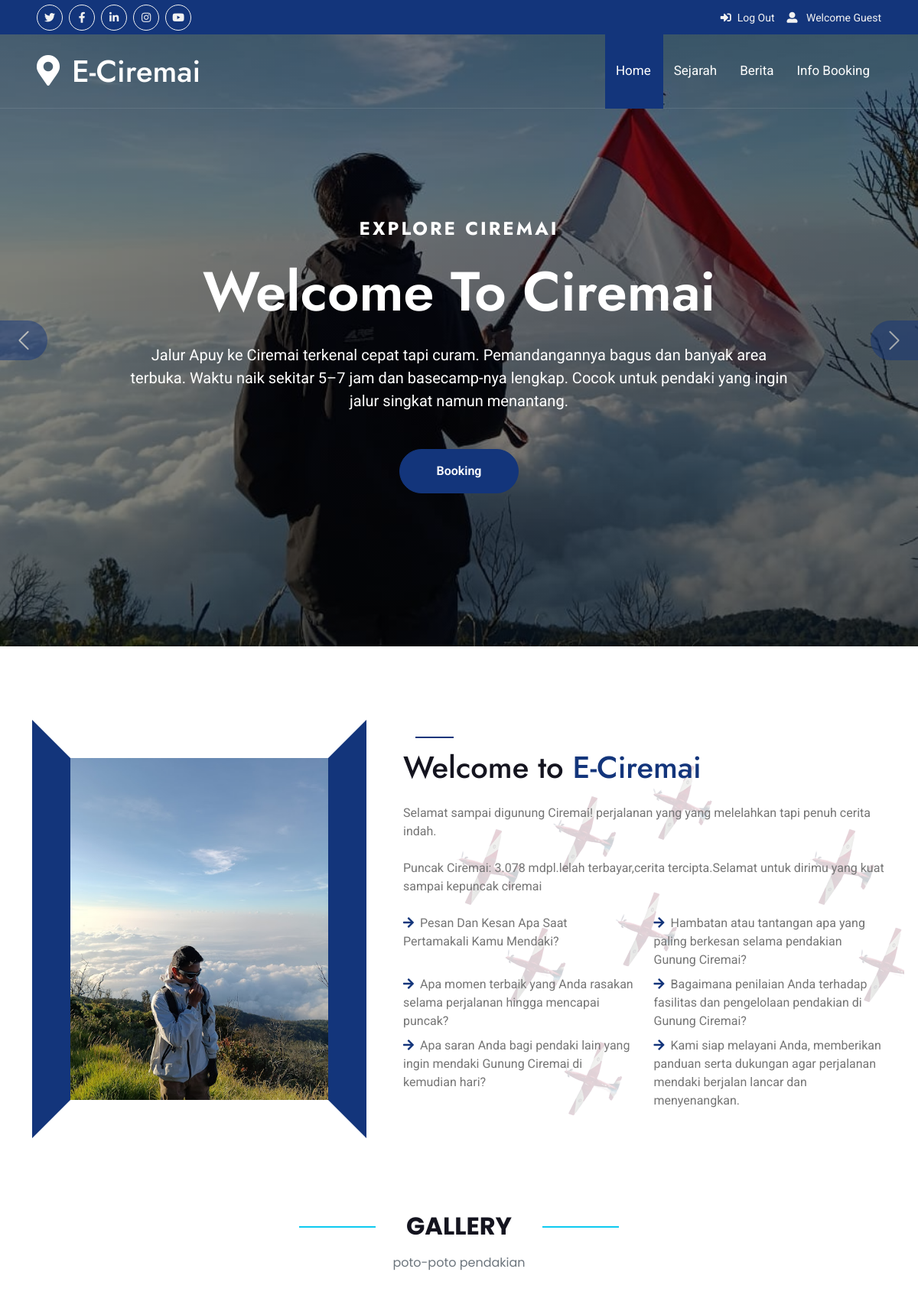
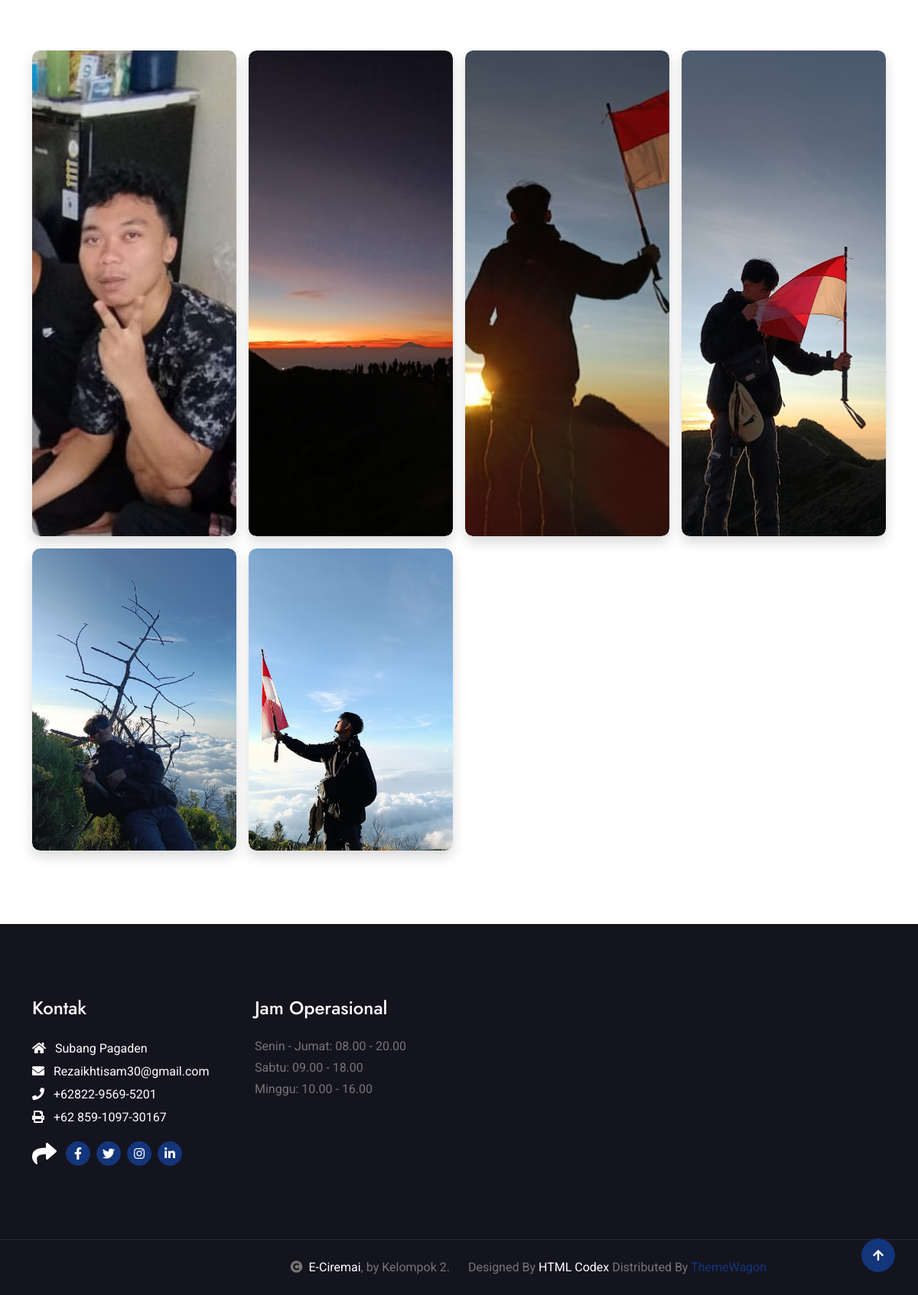
The app's page /home.php with its own data (2 pictures, top to bottom).
### tables this page shows
CREATE TABLE `halaman` (
  `id` int(11) NOT NULL,
  `judul` varchar(100) NOT NULL,
  `kutipan` varchar(255) NOT NULL,
  `isi` text NOT NULL,
  `tgl_isi` timestamp NOT NULL DEFAULT current_timestamp() ON UPDATE current_timestamp()
);

CREATE TABLE `gallery` (
  `id` int(11) NOT NULL,
  `judul` varchar(150) DEFAULT NULL,
  `gambar` varchar(255) DEFAULT NULL,
  `created_at` datetime DEFAULT NULL
);

### inc/inc_fungsi.php (called while the page is built, shortened)
<?php
function ambil_judul($id_tulisan){
    global $koneksi;
    $sql1   = "select * from halaman where id = '$id_tulisan'";
    $q1     = mysqli_query($koneksi,$sql1);
    $r1     = mysqli_fetch_array($q1);
    $text   = $r1['judul'];
    return $text;
}
function ambil_isi($id_tulisan){
    global $koneksi;
    $sql1   = "select * from halaman where id = '$id_tulisan'";
    $q1     = mysqli_query($koneksi,$sql1);
    $r1     = mysqli_fetch_array($q1);
    $text   = strip_tags($r1['isi']);
    return $text;
}

### home.php (the view, shortened to what this page needs)
<?php
    include_once("header.php");
    $q = mysqli_query($koneksi, "
    SELECT * FROM gallery
    ORDER BY created_at DESC
");
?>
        <div class="container-fluid position-relative p-0">
            <nav class="navbar navbar-expand-lg navbar-light px-4 px-lg-5 py-3 py-lg-0">
                <a href="" class="navbar-brand p-0">
                    <h1 class="m-0"><i class="fa fa-map-marker-alt me-3"></i>E-Ciremai</h1>
                </a>
                <div class="collapse navbar-collapse" id="navbarCollapse">
                    <div class="navbar-nav ms-auto py-0">
                        <a href="index.php" class="nav-item nav-link active">Home</a>
                        <a href="sejarah.php" class="nav-item nav-link">Sejarah</a>
                        <a href="berita.php" class="nav-item nav-link">Berita</a>
                        <a href="info_booking.php" class="nav-item nav-link">Info Booking</a>
                    </div>
                </div>
            </nav>
            <div class="carousel-header">
                <div id="carouselId" class="carousel slide" data-bs-ride="carousel">
                    <ol class="carousel-indicators">
                    </ol>
                    <div class="carousel-inner" role="listbox">
                        <div class="carousel-item active">
                            <img src="img/96da2f590cd7246bbde0051047b0d6f7.jpeg">
                            <div class="carousel-caption">
                                <div class="p-3" style="max-width: 900px;">
                                    <h4 class="text-white text-uppercase fw-bold mb-4" style="letter-spacing: 3px;">Explore Ciremai</h4>
                                    <h1 class="display-2 text-capitalize text-white mb-4"><?php echo ambil_judul(15) ?></h1>
                                    <p class="mb-5 fs-5"><?php echo ambil_isi(15) ?></p>
                                    <div class="d-flex align-items-center justify-content-center">
                                        <a class="btn-hover-bg btn btn-primary rounded-pill text-white py-3 px-5" href="booking.php">Booking</a>
                                    </div>
                                </div>
                            </div>
                        </div>
                    <button class="carousel-control-prev" type="button" data-bs-target="#carouselId" data-bs-slide="prev">
                        <span class="carousel-control-prev-icon btn bg-primary" aria-hidden="false"></span>
                    </button>
                    <button class="carousel-control-next" type="button" data-bs-target="#carouselId" data-bs-slide="next">
                        <span class="carousel-control-next-icon btn bg-primary" aria-hidden="false"></span>
                    </button>
                </div>
            </div>
        <div class="container-fluid about py-5">
            <div class="container py-5">
                <div class="row g-5 align-items-center">
                    <div class="col-lg-5">
                        <div class="h-100" style="border: 50px solid; border-color: transparent #13357B transparent #13357B;">
                            <img src="img/fa7cdfad1a5aaf8370ebeda47a1ff1c3.jpg" class="img-fluid w-100 h-100" alt="">
                        </div>
                    </div>
                    <div class="col-lg-7" style="background: linear-gradient(rgba(255, 255, 255, .8), rgba(255, 255, 255, .8)), url(img/about-img-1.png);">
                        <h1 class="mb-4">Welcome to <span class="text-primary">E-Ciremai</span></h1>
                        <p class="mb-4">Selamat sampai digunung Ciremai! perjalanan yang yang melelahkan tapi penuh cerita indah.</p>
                        <p class="mb-4">Puncak Ciremai: 3.078 mdpl.lelah terbayar,cerita tercipta.Selamat untuk dirimu yang kuat sampai kepuncak ciremai</p>
                        <div class="row gy-2 gx-4 mb-4">
                            <div class="col-sm-6">
                                <p class="mb-0"><i class="fa fa-arrow-right text-primary me-2"></i>Pesan Dan Kesan Apa Saat Pertamakali Kamu Mendaki?</p>
                            </div>
                            <div class="col-sm-6">
                                <p class="mb-0"><i class="fa fa-arrow-right text-primary me-2"></i>Hambatan atau tantangan apa yang paling berkesan selama pendakian Gunung Ciremai?</p>
                            </div>
                            <div class="col-sm-6">
                                <p class="mb-0"><i class="fa fa-arrow-right text-primary me-2"></i>Apa momen terbaik yang Anda rasakan selama perjalanan hingga mencapai puncak?</p>
                            </div>
                            <div class="col-sm-6">
                                <p class="mb-0"><i class="fa fa-arrow-right text-primary me-2"></i>Bagaimana penilaian Anda terhadap fasilitas dan pengelolaan pendakian di Gunung Ciremai?</p>
                            </div>
                            <div class="col-sm-6">
                                <p class="mb-0"><i class="fa fa-arrow-right text-primary me-2"></i>Apa saran Anda bagi pendaki lain yang ingin mendaki Gunung Ciremai di kemudian hari?</p>
                            </div>
                            <div class="col-sm-6">
                                <p class="mb-0"><i class="fa fa-arrow-right text-primary me-2"></i>Kami siap melayani Anda, memberikan panduan serta dukungan agar perjalanan mendaki berjalan lancar dan menyenangkan.</p>
                            </div>
                        </div>
                    </div>
                </div>
            </div>
        </div>
    <div class="text-center mb-5">
    <h2 class="fw-bold text-primary-emphasis"
        style="font-family: 'Poppins', sans-serif; position: relative; display: inline-block; padding: 0 20px;">
        GALLERY
        <span style="
            position:absolute;
            top:50%;
            left:-120px;
            width:100px;
            height:2px;
            background:#0dcaf0;">
        </span>
        <span style="
            position:absolute;
            top:50%;
            right:-120px;
            width:100px;
            height:2px;
            background:#0dcaf0;">
        </span>
    </h2>
    <p class="text-muted mt-2"
       style="font-family: 'Poppins', sans-serif;">
        poto-poto pendakian
    </p>
</div>
<div class="container-fluid gallery py-5 my-5">
    <div class="container">
        <div class="row g-3">
            <?php while($d = mysqli_fetch_assoc($q)): ?>
            <div class="col-sm-6 col-md-4 col-lg-3">
                <div class="gallery-item h-100 shadow rounded">
                    <img src="img/gallery/<?= $d['gambar'] ?>"
                         class="img-fluid w-100 h-100 rounded"
                         style="object-fit:cover; height:250px;"
                         alt="<?= $d['judul'] ?>">
                </div>
            </div>
            <?php endwhile; ?>
        </div>
    </div>
</div>
<?php
    include_once("footer.php");
?>

### css/style.css (style rules this page uses)
.btn { font-weight: 600; transition: .5s; }
.btn.btn-primary { box-shadow: inset 0 0 0 0 var(--bs-primary); }
.navbar-light .navbar-nav .nav-link { font-family: 'Roboto', sans-serif; position: relative; padding: 35px 15px; color: var(--bs-white) !important; font-size: 17px; font-weight: 400; outline: none; transition: .5s; }
.navbar-light .navbar-nav .nav-link:hover, .navbar-light .navbar-nav .nav-link.active { color: var(--bs-white) !important; }
.navbar-light .navbar-brand h1 { color: var(--bs-white); }
@media (min-width: 992px) { .navbar-light { position: absolute; width: 100%; top: 0; left: 0; border-bottom: 1px solid rgba(255, 255, 255, .1); z-index: 999; } }
@media (min-width: 992px) { .navbar-light .navbar-nav .nav-link::before { position: absolute; content: ""; width: 100%; height: 0; bottom: -1px; left: 0; background: var(--bs-primary); transition: .5s; z-index: -1; } }
@media (min-width: 992px) { .navbar-light .navbar-nav .nav-link:hover::before, .navbar-light .navbar-nav .nav-link.active::before { height: calc(100% + 1px); left: 1px; } }
.carousel-header .carousel-control-prev, .carousel-header .carousel-control-next { background: transparent; }
.carousel-header .carousel-control-prev .carousel-control-prev-icon { position: absolute; top: 50%; left: 0; transform: translateY(-50%); padding: 25px 30px; border-top-left-radius: 0; border-top-right-radius: 50px; border-bottom-left-radius: 0; border-bottom-right-radius: 50px; background-size: 60% 60%; }
.carousel-header .carousel-control-next .carousel-control-next-icon { position: absolute; top: 50%; right: 0; transform: translateY(-50%); padding: 25px 30px; border-top-left-radius: 50px; border-top-right-radius: 0; border-bottom-left-radius: 50px; border-bottom-right-radius: 0; background-size: 60% 60%; }
.carousel-header .carousel-inner .carousel-item { position: relative; min-height: 100vh }
.carousel-header .carousel-inner .carousel-item img { position: absolute; width: 100%; height: 100%; object-fit: cover; }
.carousel-header .carousel-inner .carousel-item .carousel-caption { position: absolute; width: 100%; height: 100%; top: 0; left: 0; padding-top: 60px; display: flex; align-items: center; justify-content: center; text-align: center; background: linear-gradient(rgba(0, 0, 0, .5), rgba(0, 0, 0, 0.5)); background-size: cover; }
.gallery .gallery-item { position: relative; overflow: hidden; border-radius: 10px; }
.gallery .gallery-item img { min-height: 300px; object-fit: cover; }
.gallery .gallery-item img { transition: 0.5s; }

### records on screen
halaman: judul "Welcome To Ciremai", isi "Jalur Apuy ke Ciremai terkenal cepat tapi curam. Pemandangannya bagus dan banyak area terbuka. Waktu naik sekitar 5–7 jam dan basecamp-nya lengkap. Cocok untuk pendaki yang ingin jalur singkat namun menantang."
gallery: gambar (picture)
gallery: gambar (picture)
gallery: gambar (picture)
gallery: gambar (picture)
gallery: gambar (picture)
gallery: gambar (picture)

### other values on screen
$_SESSION['username'] "Guest"
